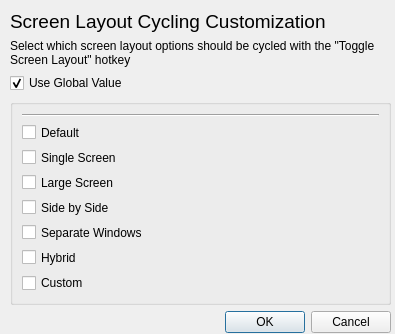
<?xml version="1.0" encoding="UTF-8"?>
<ui version="4.0">
 <class>ConfigureLayoutCycle</class>
 <widget class="QDialog" name="ConfigureLayoutCycle">
  <property name="windowModality">
   <enum>Qt::ApplicationModal</enum>
  </property>
  <property name="geometry">
   <rect>
    <x>0</x>
    <y>0</y>
    <width>395</width>
    <height>334</height>
   </rect>
  </property>
  <property name="sizePolicy">
   <sizepolicy hsizetype="Preferred" vsizetype="Minimum">
    <horstretch>0</horstretch>
    <verstretch>0</verstretch>
   </sizepolicy>
  </property>
  <widget class="QWidget" name="verticalLayoutWidget">
   <property name="geometry">
    <rect>
     <x>10</x>
     <y>10</y>
     <width>381</width>
     <height>323</height>
    </rect>
   </property>
   <layout class="QVBoxLayout" name="verticalLayout" stretch="1,1,0,0,1">
    <property name="sizeConstraint">
     <enum>QLayout::SetDefaultConstraint</enum>
    </property>
    <item>
     <widget class="QLabel" name="label">
      <property name="sizePolicy">
       <sizepolicy hsizetype="Preferred" vsizetype="Fixed">
        <horstretch>0</horstretch>
        <verstretch>0</verstretch>
       </sizepolicy>
      </property>
      <property name="font">
       <font>
        <pointsize>14</pointsize>
       </font>
      </property>
      <property name="text">
       <string>Screen Layout Cycling Customization</string>
      </property>
     </widget>
    </item>
    <item>
     <widget class="QLabel" name="instructions">
      <property name="sizePolicy">
       <sizepolicy hsizetype="Preferred" vsizetype="Fixed">
        <horstretch>0</horstretch>
        <verstretch>0</verstretch>
       </sizepolicy>
      </property>
      <property name="text">
       <string>Select which screen layout options should be cycled with the &quot;Toggle Screen Layout&quot; hotkey</string>
      </property>
      <property name="wordWrap">
       <bool>true</bool>
      </property>
     </widget>
    </item>
    <item>
     <widget class="QCheckBox" name="globalCheck">
      <property name="text">
       <string>Use Global Value</string>
      </property>
      <property name="checked">
       <bool>true</bool>
      </property>
     </widget>
    </item>
    <item>
     <widget class="QGroupBox" name="checkGroup">
      <property name="enabled">
       <bool>true</bool>
      </property>
      <layout class="QVBoxLayout" name="vertLayout">
       <item>
        <widget class="Line" name="line">
         <property name="orientation">
          <enum>Qt::Horizontal</enum>
         </property>
        </widget>
       </item>
       <item>
        <widget class="QCheckBox" name="defaultCheck">
         <property name="text">
          <string>Default</string>
         </property>
         <property name="checked">
          <bool>false</bool>
         </property>
        </widget>
       </item>
       <item>
        <widget class="QCheckBox" name="singleCheck">
         <property name="text">
          <string>Single Screen</string>
         </property>
         <property name="checked">
          <bool>false</bool>
         </property>
        </widget>
       </item>
       <item>
        <widget class="QCheckBox" name="largeCheck">
         <property name="text">
          <string>Large Screen</string>
         </property>
         <property name="checked">
          <bool>false</bool>
         </property>
        </widget>
       </item>
       <item>
        <widget class="QCheckBox" name="sidebysideCheck">
         <property name="text">
          <string>Side by Side</string>
         </property>
         <property name="checked">
          <bool>false</bool>
         </property>
        </widget>
       </item>
       <item>
        <widget class="QCheckBox" name="separateCheck">
         <property name="text">
          <string>Separate Windows</string>
         </property>
         <property name="checked">
          <bool>false</bool>
         </property>
        </widget>
       </item>
       <item>
        <widget class="QCheckBox" name="hybridCheck">
         <property name="text">
          <string>Hybrid</string>
         </property>
         <property name="checked">
          <bool>false</bool>
         </property>
        </widget>
       </item>
       <item>
        <widget class="QCheckBox" name="customCheck">
         <property name="text">
          <string>Custom</string>
         </property>
         <property name="checked">
          <bool>false</bool>
         </property>
        </widget>
       </item>
      </layout>
     </widget>
    </item>
    <item>
     <widget class="QDialogButtonBox" name="buttonBox">
      <property name="orientation">
       <enum>Qt::Horizontal</enum>
      </property>
      <property name="standardButtons">
       <set>QDialogButtonBox::Cancel|QDialogButtonBox::Ok</set>
      </property>
     </widget>
    </item>
   </layout>
  </widget>
 </widget>
 <resources/>
 <connections>
  <connection>
   <sender>buttonBox</sender>
   <signal>accepted()</signal>
   <receiver>ConfigureLayoutCycle</receiver>
   <slot>accept()</slot>
   <hints>
    <hint type="sourcelabel">
     <x>248</x>
     <y>254</y>
    </hint>
    <hint type="destinationlabel">
     <x>157</x>
     <y>274</y>
    </hint>
   </hints>
  </connection>
  <connection>
   <sender>buttonBox</sender>
   <signal>rejected()</signal>
   <receiver>ConfigureLayoutCycle</receiver>
   <slot>reject()</slot>
   <hints>
    <hint type="sourcelabel">
     <x>316</x>
     <y>260</y>
    </hint>
    <hint type="destinationlabel">
     <x>286</x>
     <y>274</y>
    </hint>
   </hints>
  </connection>
 </connections>
</ui>
